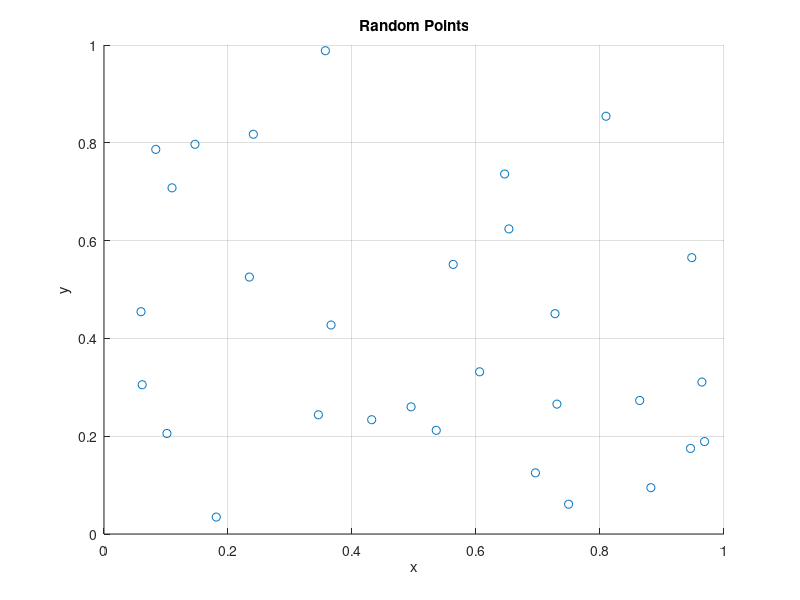

Write MATLAB code to recreate this figure.
% Scatter Plot — Random scatter
% Generate random 2D points and display as a scatter plot.
clear
close all

x = rand(1, 30);
y = rand(1, 30);
figure
scatter(x, y)
title('Random Points')
xlabel('x')
ylabel('y')
grid on
